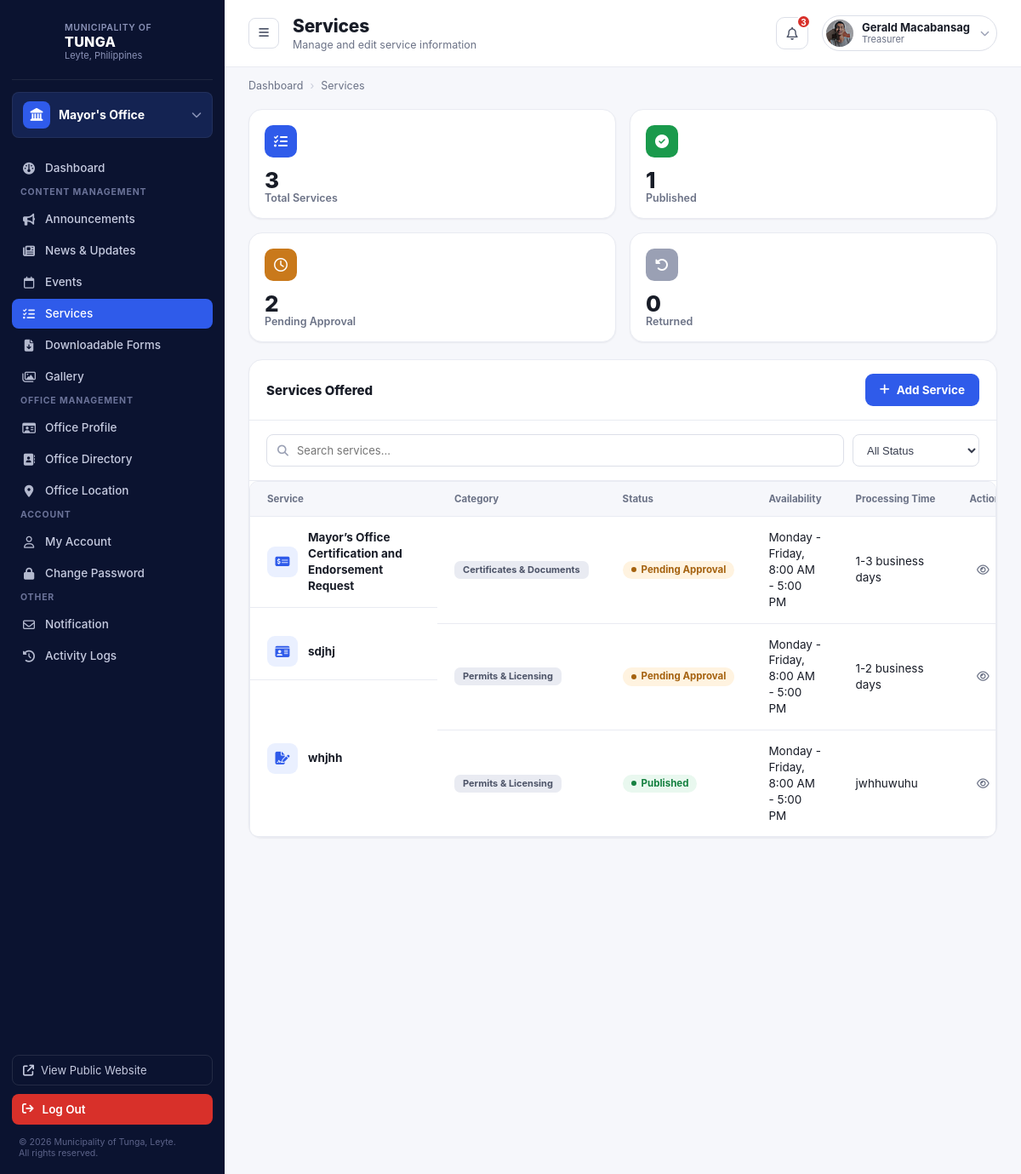
Before: /office-dashboard/office-services (signed in) with the older database file.
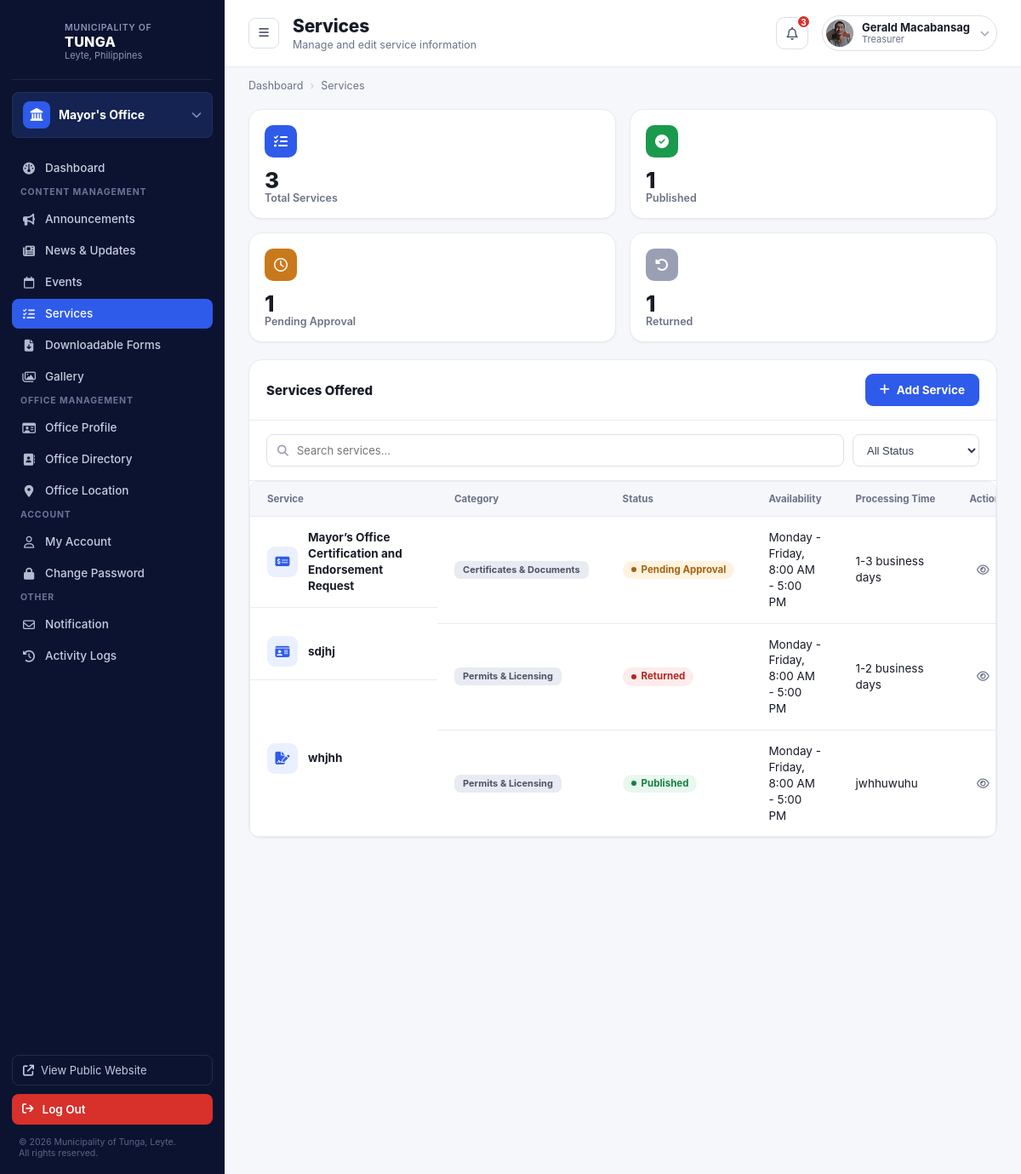
After: the same page with the newer database file.
### office_dashboard/models.py (models this page shows, shortened)
class Service(models.Model):
    STATUS_CHOICES = [
        ("pending", "Pending Approval"),
        ("published", "Published"),
        ("reject", "Reject"),
        ("returned", "Returned"),
        ("archive", "Archived"),
    ]
    CATEGORY_CHOICES = [
        ("permits", "Permits & Licensing"),
        ("certificates", "Certificates & Documents"),
        ("registration", "Registration"),
        ("assistance", "Public Assistance"),
        ("complaints", "Complaints & Inquiries"),
        ("appointments", "Appointments"),
        ("financial", "Financial Services"),
        ("other", "Other"),
    ]
    ICON_CHOICES = [
        ("fa-solid fa-file-signature", "Document / Signature"),
        ("fa-solid fa-id-card", "ID Card"),
        ("fa-solid fa-hands-holding-circle", "Public Assistance"),
        ("fa-solid fa-comments", "Complaints / Inquiries"),
        ("fa-solid fa-star", "Special Requests"),
        ("fa-solid fa-bullhorn", "Proclamations / Announcements"),
        ("fa-regular fa-calendar-check", "Appointments"),
        ("fa-solid fa-briefcase", "Business / Permits"),
        ("fa-solid fa-house", "Housing / Residency"),
        ("fa-solid fa-heart-pulse", "Health Services"),
        ("fa-solid fa-graduation-cap", "Education / Scholarship"),
        ("fa-solid fa-tree", "Environment / Agriculture"),
        ("fa-solid fa-shield-halved", "Peace & Order"),
        ("fa-solid fa-money-check-dollar", "Financial / Treasury"),
        ("fa-solid fa-gavel", "Legal Services"),
    ]
    office = models.ForeignKey(Office, on_delete=models.CASCADE, related_name="services")
    name = models.CharField(max_length=150)
    description = models.TextField(blank=True)
    category = models.CharField(max_length=20, choices=CATEGORY_CHOICES, default="other")
    icon = models.CharField(max_length=60, choices=ICON_CHOICES, default="fa-solid fa-file-signature")
    status = models.CharField(max_length=20, choices=STATUS_CHOICES, default="pending")
    admin_note = models.TextField(blank=True)
    reminders = models.TextField(blank=True)  # one reminder per line
    availability = models.CharField(max_length=150, blank=True)  # e.g. "Monday - Friday, 8:00 AM - 5:00 PM"
    processing_time = models.CharField(max_length=100, blank=True)  # e.g. "3-5 business days"
    published_at = models.DateTimeField(auto_now_add=True)
    class Meta:
        ordering = ["name"]

### office_dashboard/views.py (the view)
# urls.py: path('office-services', views.services, name='services'),
@office_rep_required
def services(request, rep):
    all_services = rep.office.services.all()
    total_count = all_services.count()
    published_count = all_services.filter(status='published').count()
    pending_count = all_services.filter(status='pending').count()
    returned_count = all_services.filter(status='returned').count()
    services_qs = all_services
    q = request.GET.get('q', '').strip()
    if q:
        services_qs = services_qs.filter(name__icontains=q)
    status = request.GET.get('status', '')
    if status:
        services_qs = services_qs.filter(status=status)
    services_qs = list(services_qs)
    for service in services_qs:
        service.steps_json = json.dumps([
            {"title": step.title, "description": step.description}
            for step in service.steps.all()
        ])
        service.requirements_json = json.dumps([
            {"title": r.title, "description": r.description, "is_required": r.is_required}
            for r in service.requirements.all()
        ])
        service.fees_json = json.dumps([
            {"title": f.title, "description": f.description, "amount": str(f.amount)}
            for f in service.fees.all()
        ])
    return render(request, "office_dashboard/office-rep-service-details.html", {
        "rep": rep,
        "services": services_qs,
        "category_choices": Service.CATEGORY_CHOICES,
        "icon_choices": Service.ICON_CHOICES,
        "total_count": total_count,
        "published_count": published_count,
        "pending_count": pending_count,
        "returned_count": returned_count,
        "current_q": q,
        "current_status": status,
        "category_choices_forms": FORM_CATEGORY_CHOICES,
    })

### admin_dashboard/context_processors.py (called while the page is built)
def site_contact_info(request):
    return {"site_contact": SiteContactInfo.get_solo()}

def is_super_admin(request):
    if not request.user.is_authenticated:
        return {"is_super_admin": False}
    return {"is_super_admin": SuperAdmin.objects.filter(user=request.user).exists()}

### admin_dashboard/models.py (called while the page is built)
    @classmethod
    def get_solo(cls):
        obj, _ = cls.objects.get_or_create(pk=1, defaults={
            'phone': '(053) 456 789',
            'phone_local': 'Local 100',
            'email': 'tunga@gmail.com',
            'email_secondary': 'info@tunga.gov.ph',
            'address': '2nd Floor, Municipal Hall, Tunga, Leyte',
            'facebook_name': 'Municipality of Tunga - Official',
            'office_hours': 'Monday – Friday, 8:00 AM – 5:00 PM',
        })
        return obj

### office_dashboard/models.py (called while the page is built)
    @property
    def unread_notifications_count(self):
        return self.notifications.filter(is_read=False).count()

### templates/office_dashboard/office-rep-service-details.html (shortened to what the changed rows need)
{% extends "representative_dashboard_base.html" %}
{% load static %}
{% block body_page %}service-details{% endblock %}
{% block content %}
  <div class="main">
    <header class="topbar">
      <div class="topbar-left">
        <div class="page-heading">
          <h1>Services</h1>
        </div>
      </div>
    </header>
    <main class="content">
      <div class="stat-grid">
        <div class="stat-card">
          <div class="top"><span class="stat-icon amber"><i class="fa-regular fa-clock"></i></span></div>
          <div class="stat-value">{{ pending_count }}</div>
          <div class="stat-label">Pending Approval</div>
        </div>
        <div class="stat-card">
          <div class="top"><span class="stat-icon gray"><i class="fa-solid fa-rotate-left"></i></span></div>
          <div class="stat-value">{{ returned_count }}</div>
          <div class="stat-label">Returned</div>
        </div>
      </div>
      <section class="panel" id="services-list-view">
        <div class="panel-header">
          <h2>Services Offered</h2>
        </div>
        <div class="table-wrap">
          <table class="data-table">
            <thead><tr><th>Service</th><th>Category</th><th>Status</th><th>Availability</th><th>Processing Time</th><th>Actions</th></tr></thead>
            <tbody>
              {% for service in services %}
              <tr>
                <td class="row-icon-name">
                  <span class="row-thumb" style="background:var(--blue-50,#eff6ff);color:var(--blue-600);"><i class="{{ service.icon }}"></i></span>
                  <span class="cell-primary">{{ service.name }}</span>
                </td>
                <td><span class="tag">{{ service.get_category_display }}</span></td>
                <td>
                  <span class="badge {% if service.status == 'published' %}badge-green{% elif service.status == 'pending' %}badge-amber{% elif service.status == 'returned' or service.status == 'reject' %}badge-red{% else %}badge-gray{% endif %}">
                    {{ service.get_status_display }}
                  </span>
                </td>
                <td>{{ service.availability|default:"—" }}</td>
                <td>{{ service.processing_time|default:"—" }}</td>
                <td>
                  <div class="action-icons">
                    <button type="button" class="ic view-service-btn" title="View"
                      data-id="{{ service.pk }}"
                      data-name="{{ service.name }}"
                      data-icon="{{ service.icon }}"
                      data-category="{{ service.get_category_display }}"
                      data-description="{{ service.description|default:'' }}"
                      data-availability="{{ service.availability|default:'Monday - Friday, 8:00 AM - 5:00 PM' }}"
                      data-processing="{{ service.processing_time|default:'3 - 5 Working Days' }}"
                      data-office="{{ service.office.name|default:rep.office.name }}"
                      data-published="{% if service.published_at %}{{ service.published_at|date:'M d, Y g:i A' }}{% else %}May 10, 2026 9:30 AM{% endif %}"
                      data-admin-note="{{ service.admin_note|default:'' }}"
                      data-status="{{ service.status }}"
                      data-status-display="{{ service.get_status_display }}"
                      data-reminders="{{ service.reminders|default:'' }}"
                      data-steps="{{ service.steps_json }}"
                      data-requirements="{{ service.requirements_json }}"
                      data-fees="{{ service.fees_json }}">
                      <i class="fa-regular fa-eye"></i>
                    </button>
                  </div>
                </td>
              </tr>
              {% endfor %}
            </tbody>
          </table>
        </div>
      </section>
    </main>
  </div>
</div>
{% endblock %}

Changed rows visible on the page:
changed Service "sdjhj": status "Pending Approval" → "Returned"
Other visible differences:
{{ pending_count }}: "2" → "1"
{{ returned_count }}: "0" → "1"
